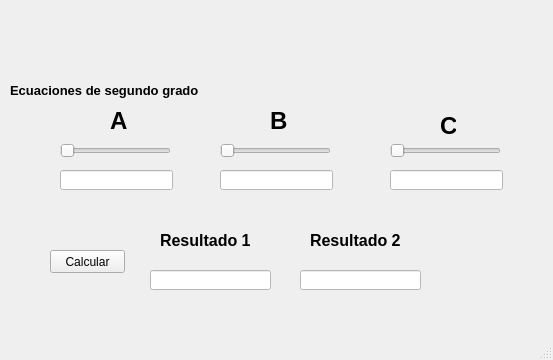
<?xml version="1.0" encoding="UTF-8"?>
<ui version="4.0">
 <class>MainWindow</class>
 <widget class="QMainWindow" name="MainWindow">
  <property name="geometry">
   <rect>
    <x>0</x>
    <y>0</y>
    <width>553</width>
    <height>360</height>
   </rect>
  </property>
  <property name="windowTitle">
   <string>MainWindow</string>
  </property>
  <widget class="QWidget" name="centralwidget">
   <widget class="QLineEdit" name="txtA">
    <property name="enabled">
     <bool>false</bool>
    </property>
    <property name="geometry">
     <rect>
      <x>60</x>
      <y>170</y>
      <width>113</width>
      <height>20</height>
     </rect>
    </property>
    <property name="font">
     <font>
      <weight>75</weight>
      <bold>true</bold>
     </font>
    </property>
    <property name="toolTip">
     <string/>
    </property>
    <property name="styleSheet">
     <string notr="true">background-color: rgb(255, 255, 255);</string>
    </property>
    <property name="text">
     <string/>
    </property>
    <property name="alignment">
     <set>Qt::AlignCenter</set>
    </property>
   </widget>
   <widget class="QLineEdit" name="txtB">
    <property name="enabled">
     <bool>false</bool>
    </property>
    <property name="geometry">
     <rect>
      <x>220</x>
      <y>170</y>
      <width>113</width>
      <height>20</height>
     </rect>
    </property>
    <property name="font">
     <font>
      <weight>75</weight>
      <bold>true</bold>
     </font>
    </property>
    <property name="styleSheet">
     <string notr="true">background-color: rgb(255, 255, 255);</string>
    </property>
    <property name="text">
     <string/>
    </property>
    <property name="alignment">
     <set>Qt::AlignCenter</set>
    </property>
   </widget>
   <widget class="QLineEdit" name="txtC">
    <property name="enabled">
     <bool>false</bool>
    </property>
    <property name="geometry">
     <rect>
      <x>390</x>
      <y>170</y>
      <width>113</width>
      <height>20</height>
     </rect>
    </property>
    <property name="font">
     <font>
      <weight>75</weight>
      <bold>true</bold>
     </font>
    </property>
    <property name="styleSheet">
     <string notr="true">background-color: rgb(255, 255, 255);</string>
    </property>
    <property name="text">
     <string/>
    </property>
    <property name="alignment">
     <set>Qt::AlignCenter</set>
    </property>
   </widget>
   <widget class="QLineEdit" name="txtResultado1">
    <property name="enabled">
     <bool>false</bool>
    </property>
    <property name="geometry">
     <rect>
      <x>150</x>
      <y>270</y>
      <width>121</width>
      <height>20</height>
     </rect>
    </property>
    <property name="styleSheet">
     <string notr="true">background-color: rgb(255, 255, 255);</string>
    </property>
   </widget>
   <widget class="QPushButton" name="btnCalcular">
    <property name="geometry">
     <rect>
      <x>50</x>
      <y>250</y>
      <width>75</width>
      <height>23</height>
     </rect>
    </property>
    <property name="toolTip">
     <string>Presiona el boton</string>
    </property>
    <property name="statusTip">
     <string>Presiona el boton</string>
    </property>
    <property name="text">
     <string>Calcular</string>
    </property>
   </widget>
   <widget class="QLabel" name="label">
    <property name="geometry">
     <rect>
      <x>110</x>
      <y>110</y>
      <width>21</width>
      <height>21</height>
     </rect>
    </property>
    <property name="font">
     <font>
      <pointsize>18</pointsize>
      <weight>75</weight>
      <bold>true</bold>
     </font>
    </property>
    <property name="text">
     <string>A</string>
    </property>
   </widget>
   <widget class="QLabel" name="label_2">
    <property name="geometry">
     <rect>
      <x>270</x>
      <y>110</y>
      <width>21</width>
      <height>21</height>
     </rect>
    </property>
    <property name="font">
     <font>
      <pointsize>18</pointsize>
      <weight>75</weight>
      <bold>true</bold>
     </font>
    </property>
    <property name="text">
     <string>B</string>
    </property>
   </widget>
   <widget class="QLabel" name="label_3">
    <property name="geometry">
     <rect>
      <x>440</x>
      <y>110</y>
      <width>16</width>
      <height>31</height>
     </rect>
    </property>
    <property name="font">
     <font>
      <pointsize>18</pointsize>
      <weight>75</weight>
      <bold>true</bold>
     </font>
    </property>
    <property name="text">
     <string>C</string>
    </property>
   </widget>
   <widget class="QLineEdit" name="txtResultado2">
    <property name="enabled">
     <bool>false</bool>
    </property>
    <property name="geometry">
     <rect>
      <x>300</x>
      <y>270</y>
      <width>121</width>
      <height>20</height>
     </rect>
    </property>
    <property name="styleSheet">
     <string notr="true">background-color: rgb(255, 255, 255);</string>
    </property>
   </widget>
   <widget class="QLabel" name="label_4">
    <property name="geometry">
     <rect>
      <x>160</x>
      <y>230</y>
      <width>101</width>
      <height>21</height>
     </rect>
    </property>
    <property name="font">
     <font>
      <pointsize>12</pointsize>
      <weight>75</weight>
      <bold>true</bold>
     </font>
    </property>
    <property name="text">
     <string>Resultado 1</string>
    </property>
   </widget>
   <widget class="QLabel" name="label_5">
    <property name="geometry">
     <rect>
      <x>310</x>
      <y>230</y>
      <width>101</width>
      <height>21</height>
     </rect>
    </property>
    <property name="font">
     <font>
      <pointsize>12</pointsize>
      <weight>75</weight>
      <bold>true</bold>
     </font>
    </property>
    <property name="text">
     <string>Resultado 2</string>
    </property>
   </widget>
   <widget class="QSlider" name="HS1">
    <property name="geometry">
     <rect>
      <x>60</x>
      <y>140</y>
      <width>111</width>
      <height>22</height>
     </rect>
    </property>
    <property name="toolTip">
     <string>Desliza el slider</string>
    </property>
    <property name="statusTip">
     <string>Desliza el slider</string>
    </property>
    <property name="orientation">
     <enum>Qt::Horizontal</enum>
    </property>
   </widget>
   <widget class="QSlider" name="HS2">
    <property name="geometry">
     <rect>
      <x>220</x>
      <y>140</y>
      <width>111</width>
      <height>22</height>
     </rect>
    </property>
    <property name="toolTip">
     <string>Desliza el slider</string>
    </property>
    <property name="statusTip">
     <string>Desliza el slider</string>
    </property>
    <property name="orientation">
     <enum>Qt::Horizontal</enum>
    </property>
   </widget>
   <widget class="QSlider" name="HS3">
    <property name="geometry">
     <rect>
      <x>390</x>
      <y>140</y>
      <width>111</width>
      <height>22</height>
     </rect>
    </property>
    <property name="toolTip">
     <string>Desliza el slider</string>
    </property>
    <property name="statusTip">
     <string>Desliza el slider</string>
    </property>
    <property name="orientation">
     <enum>Qt::Horizontal</enum>
    </property>
   </widget>
   <widget class="QLabel" name="label_6">
    <property name="geometry">
     <rect>
      <x>10</x>
      <y>80</y>
      <width>211</width>
      <height>21</height>
     </rect>
    </property>
    <property name="font">
     <font>
      <pointsize>10</pointsize>
      <weight>75</weight>
      <bold>true</bold>
     </font>
    </property>
    <property name="text">
     <string>Ecuaciones de segundo grado</string>
    </property>
   </widget>
   <widget class="QLabel" name="label_7">
    <property name="geometry">
     <rect>
      <x>0</x>
      <y>0</y>
      <width>551</width>
      <height>71</height>
     </rect>
    </property>
    <property name="text">
     <string/>
    </property>
    <property name="pixmap">
     <pixmap resource="recursos_proyecto.qrc">:/LOGOS/Imagenes/uat.png</pixmap>
    </property>
    <property name="scaledContents">
     <bool>true</bool>
    </property>
   </widget>
   <widget class="QLabel" name="label_8">
    <property name="geometry">
     <rect>
      <x>450</x>
      <y>230</y>
      <width>81</width>
      <height>71</height>
     </rect>
    </property>
    <property name="text">
     <string/>
    </property>
    <property name="pixmap">
     <pixmap resource="recursos_proyecto.qrc">:/LOGOS/Imagenes/pngegg.png</pixmap>
    </property>
    <property name="scaledContents">
     <bool>true</bool>
    </property>
   </widget>
  </widget>
  <widget class="QMenuBar" name="menubar">
   <property name="geometry">
    <rect>
     <x>0</x>
     <y>0</y>
     <width>553</width>
     <height>21</height>
    </rect>
   </property>
  </widget>
  <widget class="QStatusBar" name="statusbar"/>
 </widget>
 <resources>
  <include location="recursos_proyecto.qrc"/>
 </resources>
 <connections/>
</ui>
